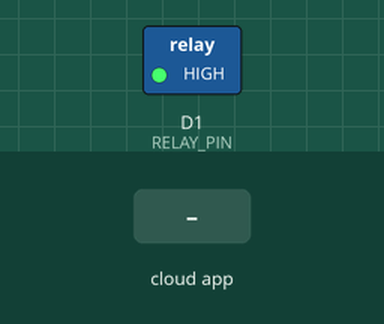
Recording of a sketch running on a simulated ESP8266 (NodeMCU). Parts: switched loads named in the sketch (green lamp = pin HIGH). The inputs (shaded band) are chosen by the test bench. WiFi joins after 1.5 s; servers stay silent unless stated; what the sketch prints to the serial monitor is not drawn.

Above: at 2.7 s.
2.8 s: the phone or cloud app sets 6a421deb969af7ec245eb98d to 1
At 3.7 s:
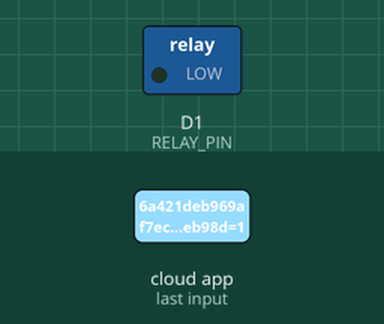
4.3 s: the phone or cloud app sets 6a421deb969af7ec245eb98d to 0
At 4.9 s:
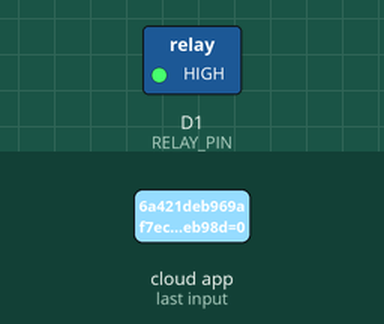
Timing chart, 0 to 7.3 s (numbered marks = the images above; inputs shaded):
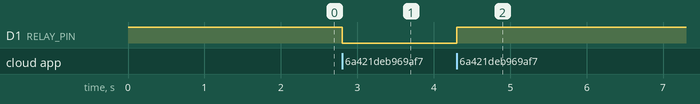

Measured:
- after the input at 2.8 s, D1 (RELAY_PIN): HIGH → LOW at once
- after the input at 4.3 s, D1 (RELAY_PIN): LOW → HIGH at once

The sketch:

SmartHome.ino
```cpp
/****************************************************
 Abhiraj Smart Home V2
 ESP8266 + SinricPro + IR Remote
 Relay: D1 (Active LOW)
 IR RX: D2
****************************************************/

#include <ESP8266WiFi.h>
#include <SinricPro.h>
#include <SinricProSwitch.h>
#include <IRremote.hpp>

#define WIFI_SSID "HOME 2"
#define WIFI_PASS "09876532"

#define APP_KEY "689b1d39-c00f-49db-bdce-6e860e4b7d8a"
#define APP_SECRET "e5051eab-102f-44ca-b2cc-a53d421f8280-0ff22603-41fc-4e81-ae14-cedd50e4b9f2"
#define DEVICE_ID "6a421deb969af7ec245eb98d"

#define RELAY_PIN D1
#define IR_PIN D2

bool relayState=false;
unsigned long lastIR=0;

void setRelay(bool s){
  relayState=s;
  digitalWrite(RELAY_PIN, relayState ? LOW : HIGH);
  Serial.print("Relay: ");
  Serial.println(relayState?"ON":"OFF");
}

bool onPowerState(const String&, bool &state){
  setRelay(state);
  return true;
}

void setupWiFi(){
  Serial.print("Connecting WiFi");
  WiFi.begin(WIFI_SSID,WIFI_PASS);
  while(WiFi.status()!=WL_CONNECTED){
    delay(500);
    Serial.print(".");
  }
  Serial.println("\nWiFi Connected");
  Serial.print("IP: ");
  Serial.println(WiFi.localIP());
}

void setup(){
  Serial.begin(115200);
  pinMode(RELAY_PIN,OUTPUT);
  setRelay(false);

  IrReceiver.begin(IR_PIN, ENABLE_LED_FEEDBACK);
  Serial.println("IR Receiver Ready");

  setupWiFi();

  SinricProSwitch &sw=SinricPro[DEVICE_ID];
  sw.onPowerState(onPowerState);
  SinricPro.begin(APP_KEY,APP_SECRET);
  SinricPro.restoreDeviceStates(true);

  Serial.println("Smart Home Ready");
}

void loop(){

  if(WiFi.status()!=WL_CONNECTED){
    Serial.println("WiFi Reconnecting...");
    setupWiFi();
  }

  SinricPro.handle();

  if(IrReceiver.decode()){

    uint32_t code=IrReceiver.decodedIRData.decodedRawData;

    if(code!=0 && millis()-lastIR>250){

      lastIR=millis();

      Serial.print("IR HEX: 0x");
      Serial.println(code,HEX);

      setRelay(!relayState);

      SinricProSwitch &sw=SinricPro[DEVICE_ID];
      sw.sendPowerStateEvent(relayState);
    }

    IrReceiver.resume();
  }
}
```
